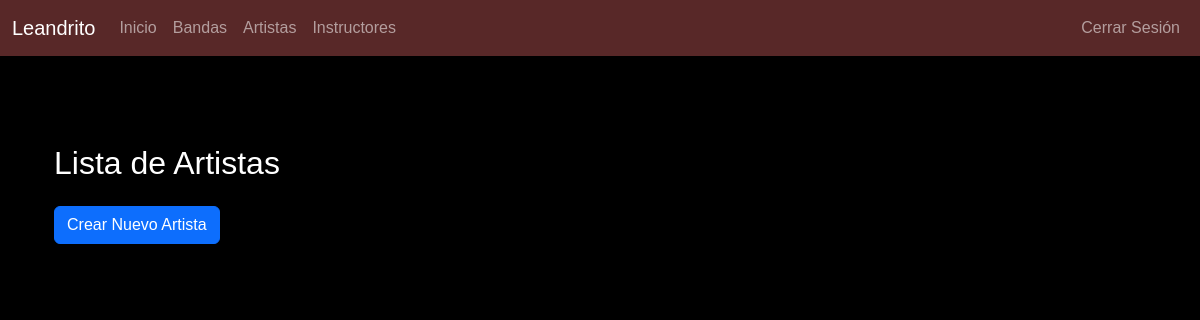
Page /listar_artistas/ on the earlier database version.
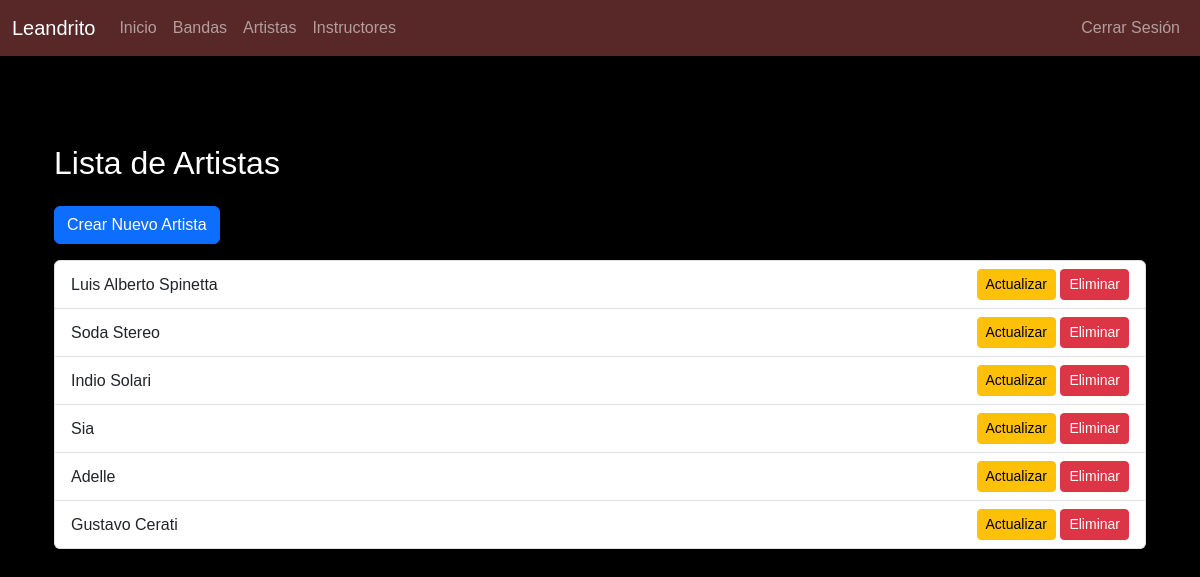
Same page on the later database version.
### final/models.py (models this page shows, shortened)
class Artista(models.Model):
    nombre = models.CharField(max_length=100)

### final/views.py (the view)
def listar_artistas(request):
    artistas = Artista.objects.all()
    return render(request, 'final/listar_artistas.html', {'artistas': artistas})

### final/templates/final/listar_artistas.html
{% extends 'final/base.html' %}
{% block content %}
<div class="container mt-4">
    <h2 class="mb-4">Lista de Artistas</h2>
    <a href="{% url 'crear_artista' %}" class="btn btn-primary mb-3">Crear Nuevo Artista</a>
    <ul class="list-group">
        {% for artista in artistas %}
        <li class="list-group-item d-flex justify-content-between align-items-center">
            {{ artista.nombre }}
            <div>
                <a href="{% url 'actualizar_artista' artista.id %}" class="btn btn-warning btn-sm">Actualizar</a>
                <a href="{% url 'eliminar_artista' artista.id %}" class="btn btn-danger btn-sm">Eliminar</a>
            </div>
        </li>
        {% endfor %}
    </ul>
</div>
{% endblock %}

Differences in the rows shown:
added Artista: nombre "Luis Alberto Spinetta"
added Artista: nombre "Soda Stereo"
added Artista: nombre "Indio Solari"
added Artista: nombre "Sia"
added Artista: nombre "Adelle"
added Artista: nombre "Gustavo Cerati"
